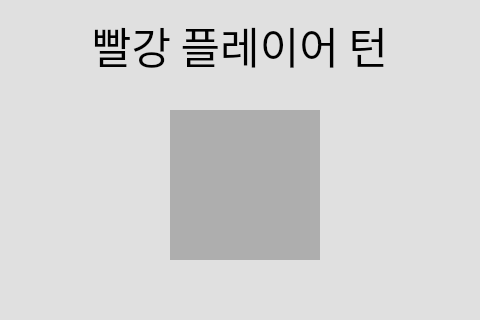
<?xml version="1.0" encoding="UTF-8"?>
<ui version="4.0">
 <class>MainWindow</class>
 <widget class="QMainWindow" name="MainWindow">
  <property name="geometry">
   <rect>
    <x>0</x>
    <y>0</y>
    <width>480</width>
    <height>320</height>
   </rect>
  </property>
  <property name="windowTitle">
   <string>MainWindow</string>
  </property>
  <property name="styleSheet">
   <string notr="true">background-color: rgb(224, 224, 224);</string>
  </property>
  <widget class="QWidget" name="centralwidget">
   <widget class="QPushButton" name="btn_red">
    <property name="geometry">
     <rect>
      <x>170</x>
      <y>110</y>
      <width>150</width>
      <height>150</height>
     </rect>
    </property>
    <property name="font">
     <font>
      <family>NanumSquareRound</family>
      <pointsize>48</pointsize>
      <weight>75</weight>
      <bold>true</bold>
     </font>
    </property>
    <property name="focusPolicy">
     <enum>Qt::NoFocus</enum>
    </property>
    <property name="styleSheet">
     <string notr="true">background-color: rgb(174, 174, 174);
border: none;</string>
    </property>
    <property name="text">
     <string/>
    </property>
   </widget>
   <widget class="QLabel" name="lb_battleMode">
    <property name="geometry">
     <rect>
      <x>0</x>
      <y>10</y>
      <width>480</width>
      <height>71</height>
     </rect>
    </property>
    <property name="font">
     <font>
      <family>NanumSquareRound</family>
      <pointsize>32</pointsize>
      <weight>50</weight>
      <bold>false</bold>
     </font>
    </property>
    <property name="styleSheet">
     <string notr="true">color:rgb(0, 0, 0)</string>
    </property>
    <property name="text">
     <string>빨강 플레이어 턴</string>
    </property>
    <property name="alignment">
     <set>Qt::AlignCenter</set>
    </property>
   </widget>
  </widget>
 </widget>
 <resources/>
 <connections/>
</ui>
